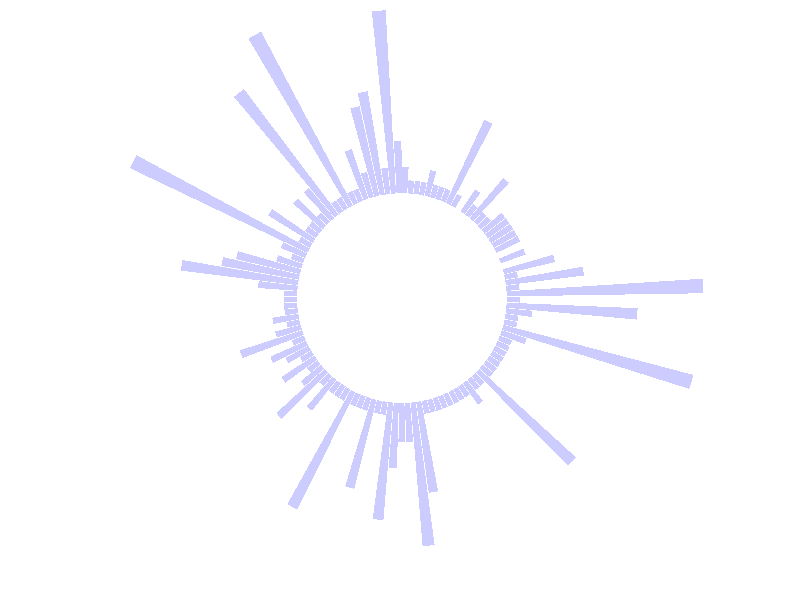

Write R code to recreate this figure. (Note: this script raises an error after producing the figure.)
## ---- chunk 1
knitr::opts_chunk$set(echo = TRUE)
## ---- chunk 2
library(tidyverse)
## ---- chunk 3
data2 <- data.frame(
  id=seq(1,60),
  individual=paste( "Mister ", seq(1,60), sep=""),
  value=sample( seq(10,100), 60, replace=T)
)
 head(data2)
## ---- chunk 4
data <- read_csv("condata.csv")

# ----- This section prepare a dataframe for labels ---- #
# Get the name and the y position of each label
label_data <- data
# calculate the ANGLE of the labels
number_of_bar <- nrow(label_data)
angle <-  90 - 360 * (label_data$mentions-0.5) /number_of_bar     # I substract 0.5 because the letter must have the angle of the center of the bars. Not extreme right(1) or extreme left (0)
label_data$hjust<-ifelse( angle < -90, 1, 0)
 
# flip angle BY to make them readable
label_data$angle<-ifelse(angle < -90, angle+180, angle)
# ----- ------------------------------------------- ---- #

p <- ggplot (data, aes(x= indicator, y= mentions)) +
   geom_bar(stat="identity", fill=alpha("blue", 0.2)) +
  ylim(-8, 15) +
   theme_minimal() +
  theme(
    axis.text = element_blank(),
    axis.title = element_blank(),
    panel.grid = element_blank(),
    plot.margin = unit(rep(-2,4), "cm")     # This remove unnecessary margin around plot
  ) +
  
  # This makes the coordinate polar instead of cartesian.
  coord_polar(start = 0)

p
 
pp<- p+
  geom_text(data=label_data, aes(x=indicator, y=mentions+10, label=individual, hjust=hjust), color="black", fontface="bold",alpha=0.6, size=2.5, angle= label_data$angle, inherit.aes = FALSE ) 

pp
## ---- chunk 5
library(tidyverse)
library(viridis)

## ---- chunk 6
data1 <- data.frame(
  individual=paste( "Mister ", seq(1,60), sep=""),
  group=c( rep('A', 10), rep('B', 30), rep('C', 14), rep('D', 6)) ,
  value1=sample( seq(10,100), 60, replace=T),
  value2=sample( seq(10,100), 60, replace=T),
  value3=sample( seq(10,100), 60, replace=T)
)
data1

# Transform data in a tidy format (long format)
data11 <- data1 %>% gather(key = "observation", value="value", -c(1,2)) 
data11

# Set a number of 'empty bar' to add at the end of each group
empty_bar <- 2
nObsType <- nlevels(as.factor(data11$observation))
to_add <- data.frame( matrix(NA, empty_bar*nlevels(data11$group)*nObsType, ncol(data11)) )
data11
colnames(to_add) <- colnames(data11)
to_add$group <- rep(levels(data11$group), each=empty_bar*nObsType )
data11
data11 <- rbind(data11, to_add)
data11 <- data11 %>% arrange(group, individual)
data11
data11$id <- rep( seq(1, nrow(data11)/nObsType) , each=nObsType)

data11
## ---- chunk 7
# library
library(tidyverse)
library(viridis)
data<- indicators

## ---- chunk 8
 #Set a number of 'empty bar' to add at the end of each group
empty_bar <- 2
nObsType <- nlevels(as.factor(data$method))
to_add <- data.frame( matrix(NA, empty_bar*nlevels(data$group)*nObsType, ncol(data)) )
colnames(to_add) <- colnames(data)
to_add$group <- rep(levels(data$group), each=empty_bar*nObsType )
data <- rbind(data, to_add)
data <- data %>% arrange(group, indicator)
data$id <- rep(1, seq(nrow(data)/nObsType) , each=nObsType)
data
## ---- chunk 9
# Get the name and the y position of each label
label_data <- data %>% group_by(group, indicator) %>% summarize(tot=sum(value))
number_of_bar <- nrow(label_data)
angle <- 90 - 360 * (label_data$group-0.5) /number_of_bar     # I substract 0.5 because the letter must have the angle of the center of the bars. Not extreme right(1) or extreme left (0)
label_data$hjust <- ifelse( angle < -90, 1, 0)
label_data$angle <- ifelse(angle < -90, angle+180, angle)
## ---- chunk 10
# prepare a data frame for base lines
base_data <- data %>% 
  group_by(group) %>% 
  summarize(start=min(id), end=max(id) - empty_bar) %>% 
  rowwise() %>% 
  mutate(title=mean(c(start, end)))
## ---- chunk 11
# prepare a data frame for grid (scales)
grid_data <- base_data
grid_data$end <- grid_data$end[ c( nrow(grid_data), 1:nrow(grid_data)-1)] + 1
grid_data$start <- grid_data$start - 1
grid_data <- grid_data[-1,]
 
## ---- chunk 12
 #Make the plot
p <- ggplot(data) +      
  
  # Add the stacked bar
  geom_bar(aes(x=as.factor(indicator), y=mentions, fill=method), position="stack", stat="identity", alpha=0.5) +
  scale_fill_viridis(discrete=TRUE)+
    coord_polar(start = 0)

p


bio<-indicators %>% 
  filter(type == "Biological")

biol_plot<-ggplot(bio, aes(x=group, y=mentions, fill= indicator)) +
  geom_bar(position="stack", stat="identity")+ 
    theme_bw()+
  theme(legend.position = "none",
        axis.text.x = element_text(angle = 90, vjust = 0.5, hjust=1)) + 
  coord_polar(start = 0)
biol_plot


  
  # Add a val=100/75/50/25 lines. I do it at the beginning to make sur barplots are OVER it.
  geom_segment(data=grid_data, aes(x = end, y = 0, xend = start, yend = 0), colour = "grey", alpha=1, size=0.3 , inherit.aes = FALSE ) +
  geom_segment(data=grid_data, aes(x = end, y = 5, xend = start, yend = 5), colour = "grey", alpha=1, size=0.3 , inherit.aes = FALSE ) +
  geom_segment(data=grid_data, aes(x = end, y = 10, xend = start, yend = 10), colour = "grey", alpha=1, size=0.3 , inherit.aes = FALSE ) +
  geom_segment(data=grid_data, aes(x = end, y = 20, xend = start, yend = 20), colour = "grey", alpha=1, size=0.3 , inherit.aes = FALSE ) +
  geom_segment(data=grid_data, aes(x = end, y = 50, xend = start, yend = 50), colour = "grey", alpha=1, size=0.3 , inherit.aes = FALSE ) +
  
   # Add text showing the value of each 100/75/50/25 lines
  ggplot2::annotate("text", x = rep(max(data$indicator),5), y = c(0, 5, 10, 20, 50), label = c("0", "5", "10", "20", "50") , color="grey", size=6 , angle=0, fontface="bold", hjust=1) +
  
  ylim(-150,max(label_data$tot, na.rm=T)) +
  theme_minimal() +
  theme(
    legend.position = "none",
    axis.text = element_blank(),
    axis.title = element_blank(),
    panel.grid = element_blank(),
    plot.margin = unit(rep(-1,4), "cm") 
  ) +
  coord_polar() +
  
  # Add labels on top of each bar
  geom_text(data=label_data, aes(x=indicator, y=tot+10, label=indicator, hjust=hjust), color="black", fontface="bold",alpha=0.6, size=5, angle= label_data$angle, inherit.aes = FALSE ) +
  
  # Add base line information
  geom_segment(data=base_data, aes(x = start, y = -5, xend = end, yend = -5), colour = "black", alpha=0.8, size=0.6 , inherit.aes = FALSE )  +
  geom_text(data=base_data, aes(x = title, y = -18, label=group), hjust=c(1,1,0,0), colour = "black", alpha=0.8, size=4, fontface="bold", inherit.aes = FALSE)


# Save at png
ggsave(p, file="output.png", width=10, height=10)

  
